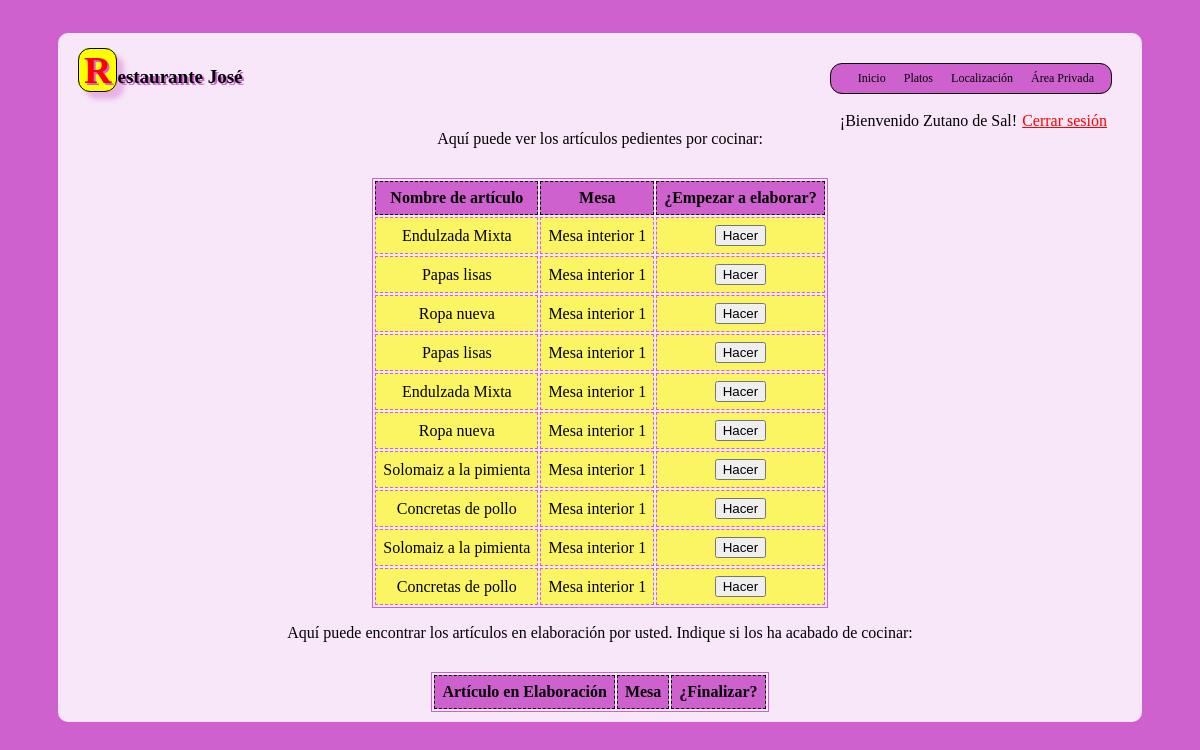
/php/area-privada.php (signed in), run on the app's committed database.
### tables this page shows
CREATE TABLE [articulos]
(
    [id] INTEGER PRIMARY KEY,
    [nombre] NVARCHAR(60),
    [tipo] INTEGER,
    [stock] INTEGER,
    [PVP] DECIMAL(10,2)
);

### php/queries.php (called while the page is built, shortened)
<?php
$db = 0;
function query_from_database($query, $array=array()) {
    global $db;
    $res= $db->prepare($query);
    $res->execute($array);
    if ($res) {
        $res->setFetchMode(PDO::FETCH_NAMED);
    }
    return $res;
}
function get_articulosPendientes(){
    $res = query_from_database('Select articulos.nombre as articulo, mesas.nombre as mesa, lineascomanda.id as id_lineascomanda FROM lineascomanda,articulos, comandas, mesas WHERE cocinero is null and articulos.tipo=1 and articulo=articulos.id and comandas.id=comanda and mesa=mesas.id;');
    return $res;
}

### php/list_show.php (the view, shortened to what this page needs)
<?php
function show_list() {
    if ($_SESSION['tipo_usuario']==1)
        show_camarero_list();
    else{
        show_cocinero_list();
    }
}
function show_cocinero_list() {
    $cabecera = <<<T_HTML
    <p class="clear_both">Aquí puede ver los artículos pedientes por cocinar:</p>
    <table>
        <tr>
            <th>Nombre de artículo</th>
            <th>Mesa</th>
            <th>¿Empezar a elaborar?</th>
        </tr>
T_HTML;
    echo $cabecera;
    $res = get_articulosPendientes();
    if($res){
        foreach($res as $row){
            $fila = <<<T_HTML
            <tr id="pendiente$row[id_lineascomanda]">
            <td> $row[articulo] </td>
            <td> $row[mesa] </td>
            <td> <button class="botonesP" id_usuario="$_SESSION[id_usuario]"  id_lineascomanda="$row[id_lineascomanda]" articulo="$row[articulo]" mesa="$row[mesa]">Hacer</button> </td>
            </tr>
T_HTML;
            echo $fila;
        }
    }
    echo "</table>";
    $cabecera = <<<T_HTML
    <p>Aquí puede encontrar los artículos en elaboración por usted. Indique si los ha acabado de cocinar:</p>
    <table id="tablaHaciendo">
        <tr>
            <th>Artículo en Elaboración</th>
            <th>Mesa</th>
            <th>¿Finalizar?</th>
        </tr>
T_HTML;
    echo $cabecera;
    echo "</table>";
}

### css/estilo.css (style rules this page uses)
@media screen, aural, braille, embossed, handheld, projection, screen, tty, tv { table { clear: both; margin: auto; border: 1px solid #CF61CF; margin-top: 30px; } }
@media screen, aural, braille, embossed, handheld, projection, screen, tty, tv { td, th { padding: 7px; background-color: rgba(255,255,0,0.6); } }
@media screen, aural, braille, embossed, handheld, projection, screen, tty, tv { th { background-color: #CF61CF; border: 1px dashed black; text-align: center; } }
@media screen, aural, braille, embossed, handheld, projection, screen, tty, tv { td { border: 1px dashed #CF61CF; text-align: center; } }
@media screen, aural, braille, embossed, handheld, projection, screen, tty, tv { body { background-color:#CF61CF; padding: 25px 50px 25px 50px; } }
@media screen, aural, braille, embossed, handheld, projection, screen, tty, tv { p { text-align: center; margin-left: 20px; margin-right: 20px; } }
@media screen, aural, braille, embossed, handheld, projection, screen, tty, tv { .clear_both { clear: both; } }

### data on the page
articulos: nombre "Endulzada Mixta", row "Mesa interior 1"
articulos: nombre "Papas lisas", row "Mesa interior 1"
articulos: nombre "Ropa nueva", row "Mesa interior 1"
articulos: nombre "Solomaiz a la pimienta", row "Mesa interior 1"
articulos: nombre "Concretas de pollo", row "Mesa interior 1"

### other printed values
$nombre_usuario "Zutano de Sal"
